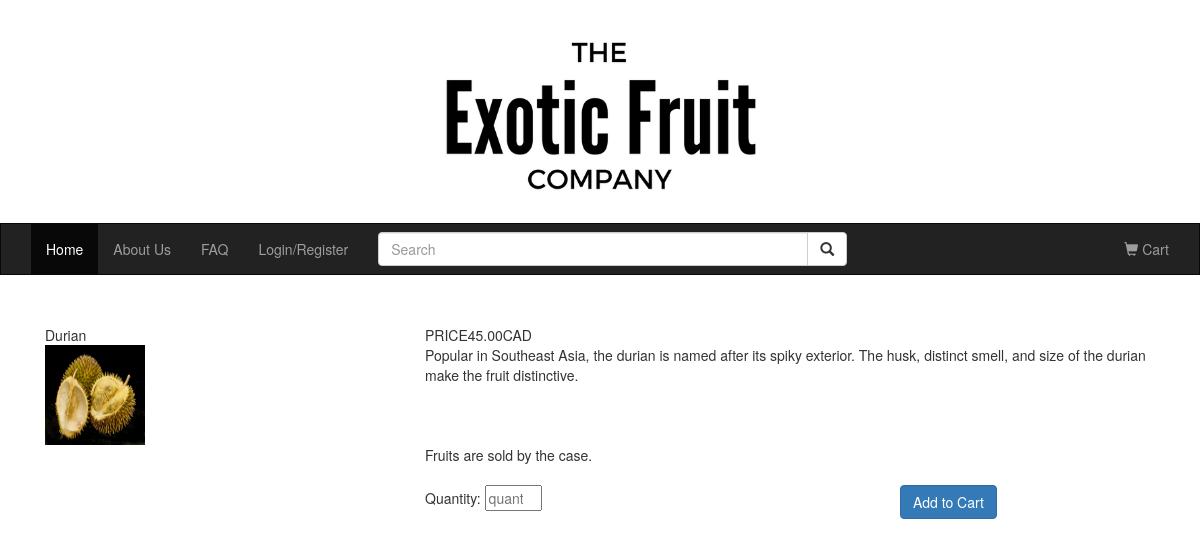
Screenshot of /allFruitInfo.php?prod_id=1 with the database file from the repository.
### tables this page shows
CREATE TABLE IF NOT EXISTS `product` (
  `prod_id` INT NOT NULL AUTO_INCREMENT COMMENT 'customer id',
  `prod_name` VARCHAR(200) NOT NULL COMMENT 'product name',
  `prod_desc` MEDIUMTEXT NOT NULL COMMENT 'product description',
  `stock_amount` INT NOT NULL,
  `unit_price` VARCHAR(45) NOT NULL,
  `photo` VARCHAR(200) NOT NULL,
  PRIMARY KEY (`prod_id`));

### src/model/db_functions.php (called while the page is built, shortened)
<?php
function getProductInfo($prod_id) {
    global $dbc;
		$query = 'SELECT prod_id, prod_name, prod_desc, stock_amount, unit_price, photo FROM product WHERE prod_id = (:prod_id)';
		$statement = $dbc->prepare($query);
    $statement->bindValue(':prod_id', $prod_id);
		$statement->execute();
		$productInfo = $statement->fetchAll();
		return $productInfo;
}
?>

### src/allFruitInfo.php (the view, shortened to what this page needs)
<?php
require_once 'model/db_connect.php';
require_once 'model/db_functions.php';
require_once 'view/header.php';
$prod_id = filter_input(INPUT_GET,  'prod_id', FILTER_VALIDATE_INT);
$productInfo = getProductInfo($prod_id);
for ($i = 0; $i < count($productInfo); $i++){
  $prod = $productInfo[$i];
}
$productStock = $prod['stock_amount'];
?>
<div class="container">
  <div class="container-fluid">
    <?php
      echo
       "<div class='row'>
          <div class='col-sm-4'>" . $prod['prod_name'] . "</div>
          <div class='col-sm-8'>PRICE" . $prod['unit_price'] . "CAD</div>
        </div>
        <div class='row'>
          <div class='col-sm-4'><img src='" . $prod['photo'] . "' width='100px' height='100px'></div>
          <div class='col-sm-8'>" . $prod['prod_desc'] ."</div>
        </div>";
    ?>
    <div class="row">
              <div class="col-sm-4"></div>
              <div class="col-sm-8">Fruits are sold by the case.</div>
          </div>
    <br>
    <div class="row">
        <div class="col-sm-4"></div>
        <div class="col-sm-5">
            <div class="dropdown">
              <form action="addToCart.php" method="post">
                Quantity:
                  <input type="number" min="1" max="<?php print $productStock; ?>"name="quantity" placeholder="quantity" />
            </div>
        </div>
        <div class="col-sm-3">
            <div>
                <a href = 'addToCart.php'><button type="submit" class="btn btn-primary btn-md">Add to Cart</button></a>
            </div>
        </div>
    </div>
  </div>
</div>
<br>
<br>
</body>
</html>

### rows the page displays
product: prod_name "Durian", unit_price "45.00", photo (picture), prod_desc "Popular in Southeast Asia, the durian is named after its spiky exterior. The husk, distinct smell, and size of the durian make the fruit distinctive."
